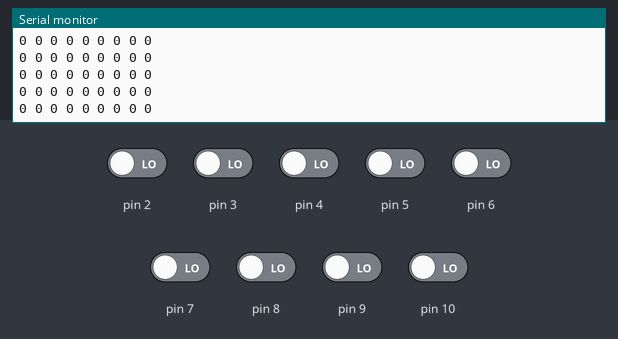
A sketch run on a simulated Arduino Uno, built with avr-gcc and run on an emulated ATmega328P. On the bench: the last lines printed to the serial monitor. Inputs (shaded band) come from the test bench; at power-on: pin 2–10 LOW.

Above: at 1.2 s.
1.3 s: pin 2 driven HIGH
At 1.56 s:
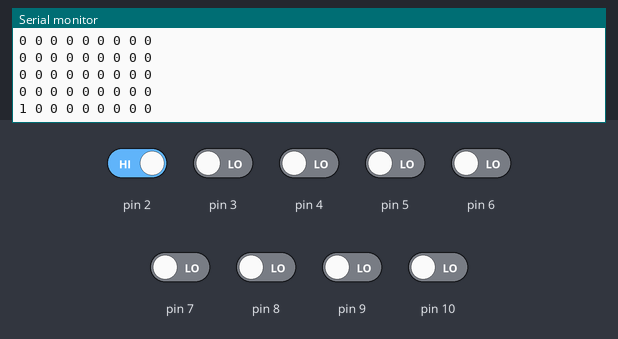
2.8 s: pin 3 driven HIGH
At 2.97 s:
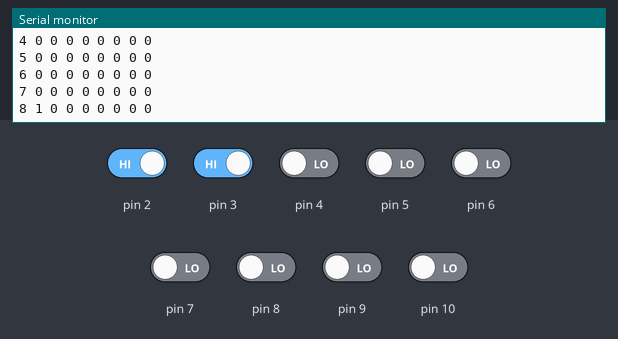
4.3 s: pin 4 driven HIGH
At 4.57 s:
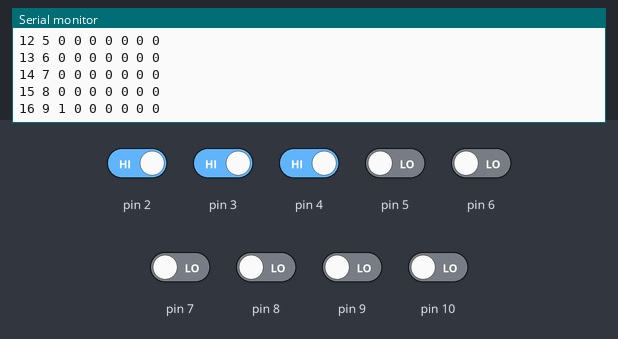
5.8 s: pin 5 driven HIGH
At 5.98 s:
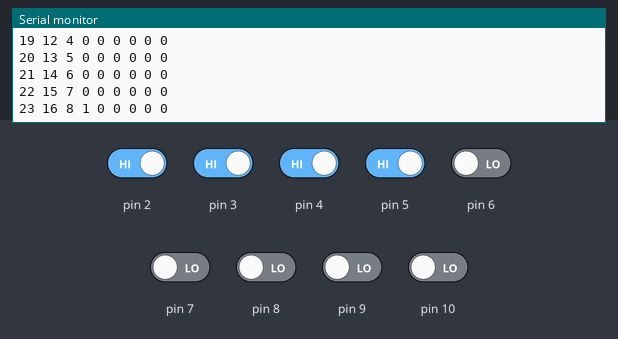
7.3 s: pin 6 driven HIGH
At 7.58 s:
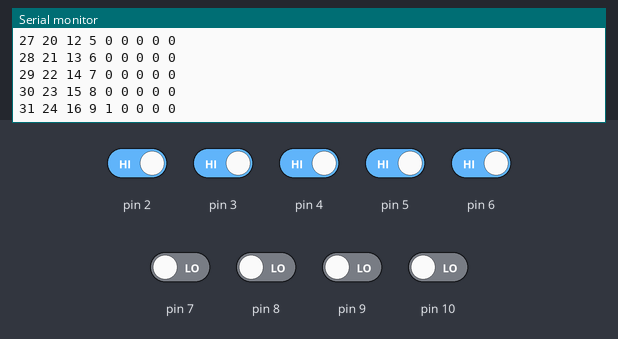
8.8 s: pin 7 driven HIGH
At 8.99 s:
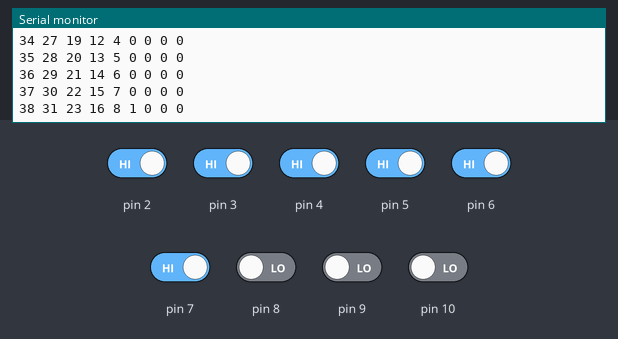
Timing chart, 0 to 11.3 s (numbered marks = the images above; inputs shaded):
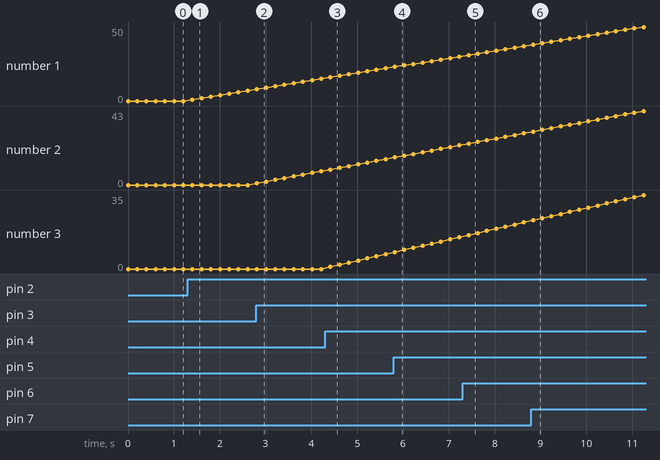

The sketch:

playaudio.ino.ino
```cpp
void setup() {
  // put your setup code here, to run once:
pinMode(10,INPUT);
pinMode(2,INPUT);
pinMode(3,INPUT);
pinMode(4,INPUT);
pinMode(5,INPUT);
pinMode(6,INPUT);
pinMode(7,INPUT);
pinMode(8,INPUT);
pinMode(9,INPUT);
Serial.begin(9600);
}
static int i=0,count[9];
void loop() {
  // put your main code here, to run repeatedly:
  for(i=0;i<9;i++)
  {
    if(digitalRead(i+2)==HIGH)
    count[i]=count[i]+1;
   Serial.print(count[i]);
   Serial.print(" ");
  }
  Serial.print("\n");
delay(200);
}
```

Measured:
- after the input at 1.3 s, the serial monitor: prints a new line after 0.11 s (image 1)
- after the input at 2.8 s, the serial monitor: prints a new line at once (image 2)
- after the input at 4.3 s, the serial monitor: prints a new line after 0.12 s (image 3)
- after the input at 5.8 s, the serial monitor: prints a new line at once (image 4)
- after the input at 7.3 s, the serial monitor: prints a new line after 0.13 s (image 5)
- after the input at 8.8 s, the serial monitor: prints a new line at once (image 6)
- plotted number 1: 0 → 7 after the input at 1.3 s
